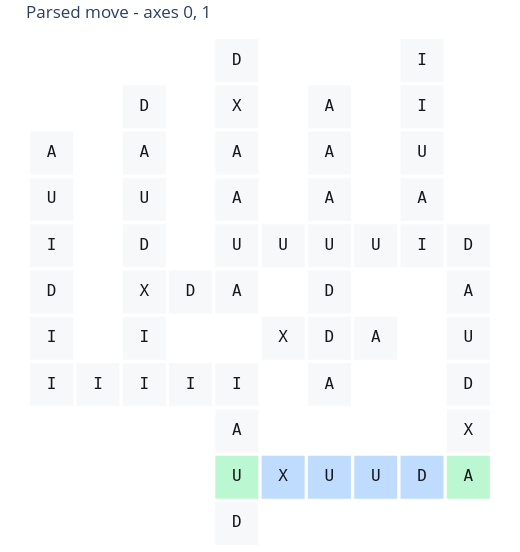

Write notebook code for a chart like this one.
### Code cell
for figure in plot_llm_run_move(context, move_source="parsed"):
    display(figure)

### Figure 1 — Plotly figure (JSON) as saved in the notebook; plotly's stock layout.template omitted (floating-point values rounded to 4 significant figures)
{"data": [{"customdata": [[[-2, 0], "0,1"], [[-2, 1], "1"], [[-2, 2], "1"], [[-2, 3], "1"], [[-2, 4], "1"], [[-2, 5], "1"], [[-1, 0], "0"], [[0, 0], "0,1"], [[0, 1], "1"], [[0, 2], "0,1"], [[0, 3], "1"], [[0, 4], "1"], [[0, 5], "1"], [[0, 6], "1"], [[1, 0], "0"], [[1, 2], "0"], [[2, -3], "1"], [[2, -2], "1"], [[2, -1], "1"], [[2, 0], "0,1"], [[2, 2], "0,1"], [[2, 3], "0,1"], [[2, 4], "1"], [[2, 5], "1"], [[2, 6], "1"], [[2, 7], "1"], [[3, -2], ""], [[3, 1], "0"], [[3, 3], "0"], [[4, -2], ""], [[4, 0], "1"], [[4, 1], "0,1"], [[4, 2], "1"], [[4, 3], "0,1"], [[4, 4], "1"], [[4, 5], "1"], [[4, 6], "1"], [[5, -2], ""], [[5, 1], "0"], [[5, 3], "0"], [[6, -2], ""], [[6, 3], "0,1"], [[6, 4], "1"], [[6, 5], "1"], [[6, 6], "1"], [[6, 7], "1"], [[7, -2], "1"], [[7, -1], "1"], [[7, 0], "1"], [[7, 1], "1"], [[7, 2], "1"], [[7, 3], "0,1"]], "hovertemplate": "coord=%{customdata[0]}<br>symbol=%{text}<br>axes=%{customdata[1]}<extra></extra>", "marker": {"color": ["#f7f8fa", "#f7f8fa", "#f7f8fa", "#f7f8fa", "#f7f8fa", "#f7f8fa", "#f7f8fa", "#f7f8fa", "#f7f8fa", "#f7f8fa", "#f7f8fa", "#f7f8fa", "#f7f8fa", "#f7f8fa", "#f7f8fa", "#f7f8fa", "#f7f8fa", "#bbf7d0", "#f7f8fa", "#f7f8fa", "#f7f8fa", "#f7f8fa", "#f7f8fa", "#f7f8fa", "#f7f8fa", "#f7f8fa", "#bfdbfe", "#f7f8fa", "#f7f8fa", "#bfdbfe", "#f7f8fa", "#f7f8fa", "#f7f8fa", "#f7f8fa", "#f7f8fa", "#f7f8fa", "#f7f8fa", "#bfdbfe", "#f7f8fa", "#f7f8fa", "#bfdbfe", "#f7f8fa", "#f7f8fa", "#f7f8fa", "#f7f8fa", "#f7f8fa", "#bbf7d0", "#f7f8fa", "#f7f8fa", "#f7f8fa", "#f7f8fa", "#f7f8fa"], "line": {"color": "rgba(0, 0, 0, 0)", "width": 0}, "size": 43, "symbol": "square"}, "mode": "markers+text", "showlegend": false, "text": ["I", "I", "D", "I", "U", "A", "I", "I", "I", "X", "D", "U", "A", "D", "I", "D", "D", "U", "A", "I", "A", "U", "A", "A", "X", "D", "X", "X", "U", "U", "A", "D", "D", "U", "A", "A", "A", "U", "A", "U", "D", "I", "A", "U", "I", "I", "A", "X", "D", "U", "A", "D"], "textfont": {"color": "#15181d", "family": "DejaVu Sans Mono, Menlo, Consolas, monospace", "size": 16}, "textposition": "middle center", "type": "scatter", "x": [-2, -2, -2, -2, -2, -2, -1, 0, 0, 0, 0, 0, 0, 0, 1, 1, 2, 2, 2, 2, 2, 2, 2, 2, 2, 2, 3, 3, 3, 4, 4, 4, 4, 4, 4, 4, 4, 5, 5, 5, 6, 6, 6, 6, 6, 6, 7, 7, 7, 7, 7, 7], "y": [0, 1, 2, 3, 4, 5, 0, 0, 1, 2, 3, 4, 5, 6, 0, 2, -3, -2, -1, 0, 2, 3, 4, 5, 6, 7, -2, 1, 3, -2, 0, 1, 2, 3, 4, 5, 6, -2, 1, 3, -2, 3, 4, 5, 6, 7, -2, -1, 0, 1, 2, 3]}], "layout": {"dragmode": "pan", "height": 552, "margin": {"b": 4, "l": 4, "r": 4, "t": 36}, "paper_bgcolor": "white", "plot_bgcolor": "rgba(0, 0, 0, 0)", "showlegend": false, "title": {"text": "Parsed move - axes 0, 1"}, "width": 520, "xaxis": {"range": [-2.53, 7.53], "scaleanchor": "y", "scaleratio": 1, "showgrid": false, "showticklabels": false, "visible": false, "zeroline": false}, "yaxis": {"range": [-3.53, 7.53], "showgrid": false, "showticklabels": false, "visible": false, "zeroline": false}}}
